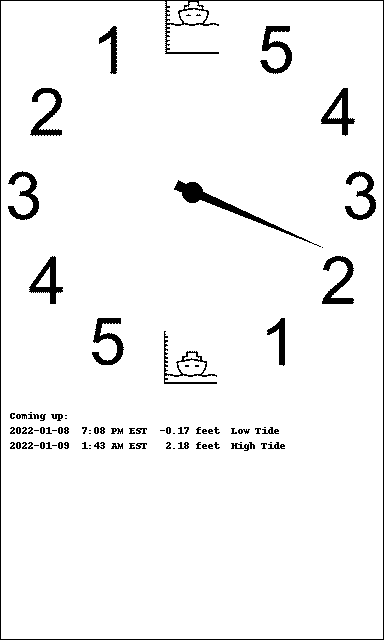

Generate this figure with Python:
# !/usr/bin/python3
import sys
import os

import logging
import time
from PIL import Image, ImageDraw, ImageFont
import traceback
import subprocess
import numpy as np
from datetime import datetime as d

# include -t in arguments to switch to testing
testing = "-t" in sys.argv

if not testing:
    try:
        from waveshare_epd import epd7in5
    except:
        testing = True
        print("epd7in5 not found, switching to test mode (no epd)")

def rotate(p, origin=(0, 0), degrees=0):
    angle = np.deg2rad(degrees)
    R = np.array([[np.cos(angle), -np.sin(angle)],
                  [np.sin(angle),  np.cos(angle)]])
    o = np.atleast_2d(origin)
    p = np.atleast_2d(p)
    return np.squeeze((R @ (p.T-o.T) + o.T).T)


# --- Update tide information
# Determines whether the clock hand is moving towards high or low tide and calculates the time left
# Then feeds this info to draw()
def update():
    now = d.now()
    # High/Low tide info from tide output
    output = subprocess.run(["tide","-l",location,"-b",now.strftime("%Y-%m-%d %H:%M"),"-m","n"],shell=False, capture_output=True).stdout
    output = output.decode("utf-8").split('\n')[1:3] # obtains 2nd and 3rd lines which should always be H/L tides
    e1 = output[0]
    e2 = output[1]
    time1 = d.strptime(output[0][3:26],"%Y-%m-%d %I:%M %p %Z")
    # time2 = d.strptime(output[1][3:26],"%Y-%m-%d %I:%M %p %Z")
    minutesUntilEvent = (time1 - now).total_seconds() / 60
    tideMinutes = 745 - minutesUntilEvent if e1[0] == 'H' else 372.5 - minutesUntilEvent
    draw(tideMinutes, e1[3:], e2[3:])

# --- Draw on PNG or EDP
def draw(tideMinutes, hText, lText):
    if not testing: 
        epd.Clear()

    rotation = tideMinutes*rotationMin
    # Create a Vertical image
    logging.info("Drawing on the Vertical image...")
    dimensions = (384, 640) if testing else (epd.height, epd.width)
    tideClock = Image.new('1', dimensions, 255)  # 255: clear the frame

    # Load clock dial bitmap
    ClockDial = Image.open('clock.bmp')
    tideClock.paste(ClockDial, (0, 0))

    draw = ImageDraw.Draw(tideClock)
    # Border
    draw.rectangle((0, 0, 383, 639), outline=(0))
    # Set rotation for hand
    ClockHandRotation = rotate(points, origin=origin, degrees=rotation)
    # Draw Hand
    draw.polygon((tuple([tuple(row) for row in ClockHandRotation])), fill=(0))
    # Draw center circle
    draw.ellipse(xy=(182, 182, 202, 202), fill=(0))
    draw.text((10,410), "Coming up:")
    draw.text((10,425), hText)
    draw.text((10,440), lText)

    if testing:
        tideClock.save('tide_clock.png')
    else:
        epd.display(epd.getbuffer(tideClock))
        logging.info("Goto Sleep...")
        epd.sleep()

location = "Inlet (Coast Guard Station), Indian River, Delaware" # location input 

font24 = ImageFont.truetype(('Font.ttc'), 24)
font18 = ImageFont.truetype(('Font.ttc'), 18)
font12 = ImageFont.truetype(('Font.ttc'), 12)
points = [(187, 209), (197, 209), (192, 50)]
origin = (192, 192)
rotationMin = (360/745)


logging.basicConfig(level=logging.INFO)
if not testing:
    epd = epd7in5.EPD()
    logging.info("Init and Clear")
    epd.init()

try:
    logging.info("Tide Clock demo")
    while 1:
        update()
        time.sleep(60)

except IOError as e:
    logging.info(e)

except KeyboardInterrupt:
    logging.info("ctrl + c:")
    if not testing:
        epd7in5.epdconfig.module_exit() 
    exit()
